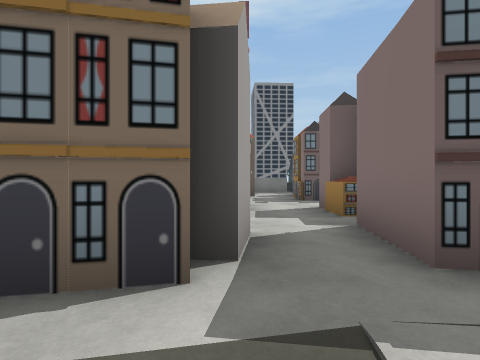
View 1 (above)

24 first-person views from a walk through a scene from a Unity 3-D project. The camera is 1.2 m above the floor, looks level and sees 80° across. The floor is counted in squares, 2 m on a side. Each view is taken from the middle of a square. On the plan, view 1 faces up. The plan holds only what a view shows up to about 9 squares ahead; the rest is blank. The place goes on beyond the plan. Some animated figures are left out. Some surface patterns are stand-ins.

View 2
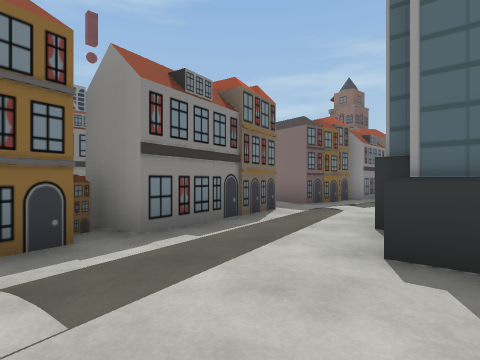

View 3
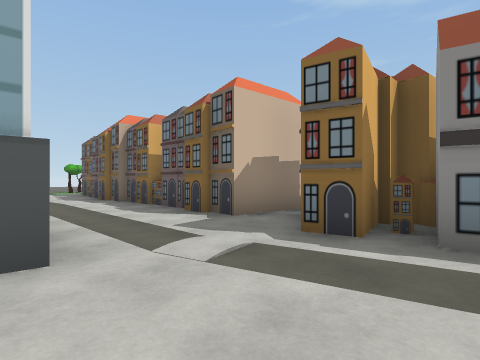

View 4
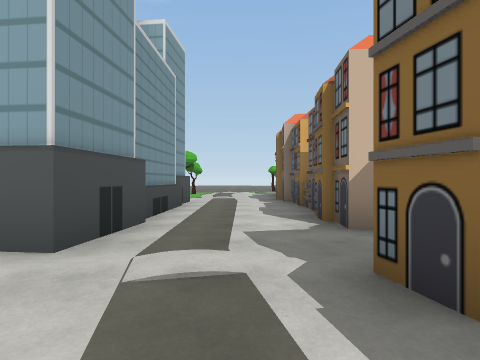

View 5
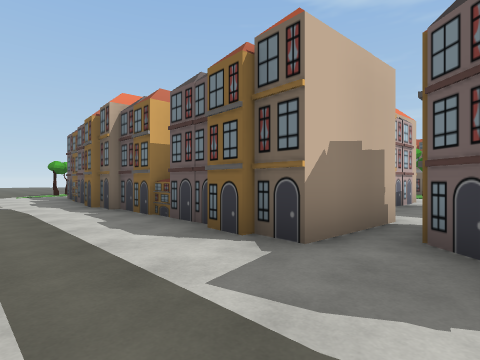

View 6
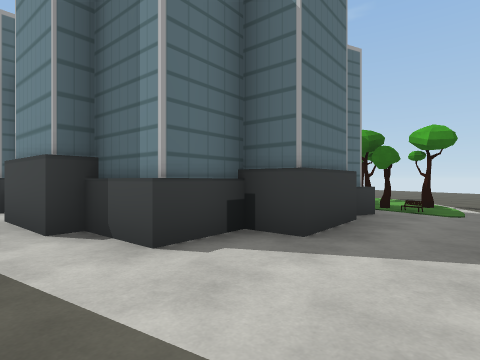

View 7
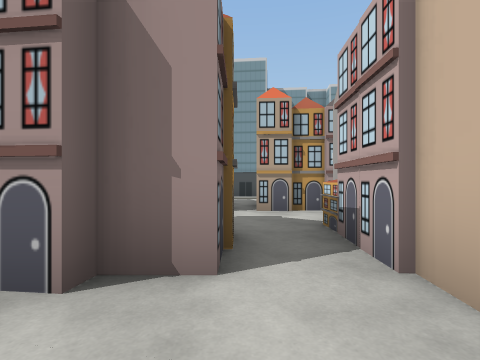

View 8
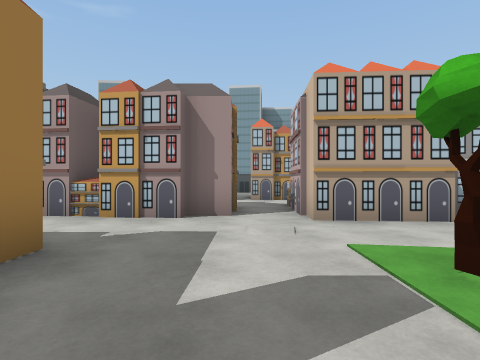

View 9
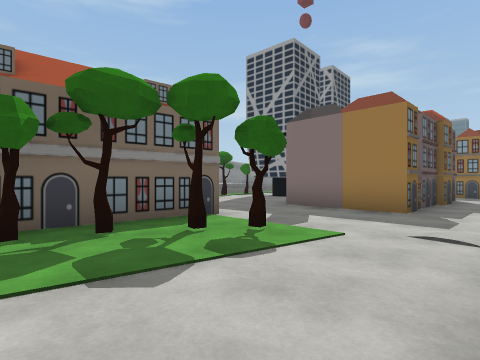

View 10
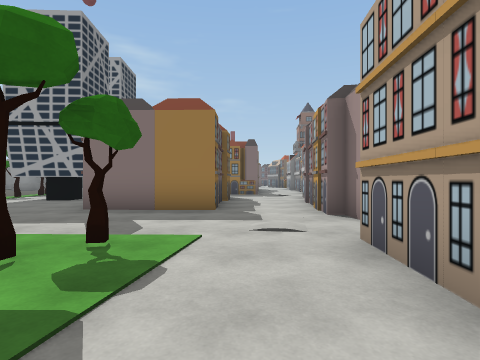

View 11
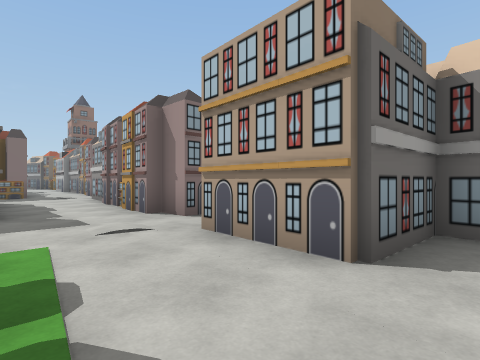

View 12
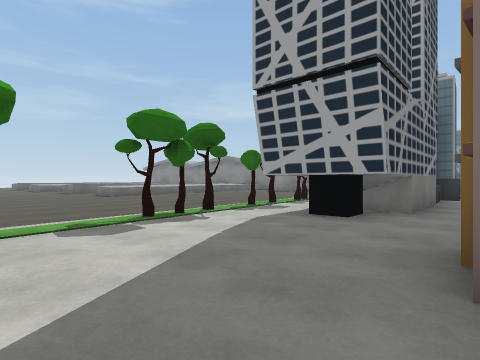

View 13
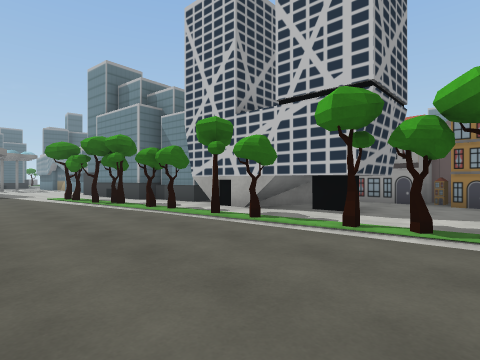

View 14
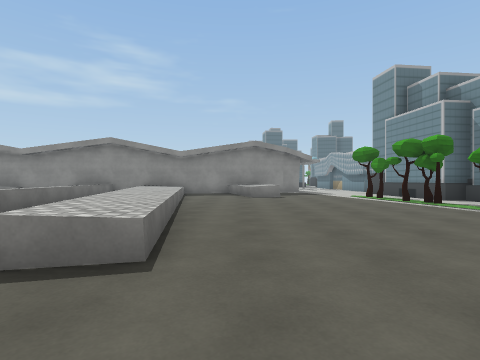

View 15
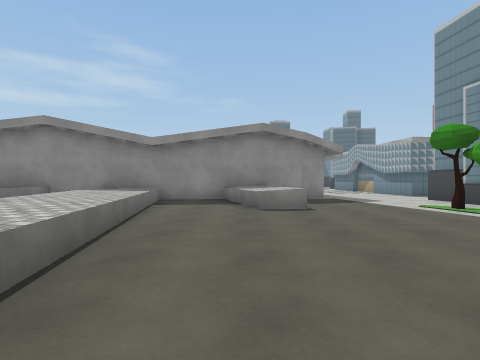

View 16
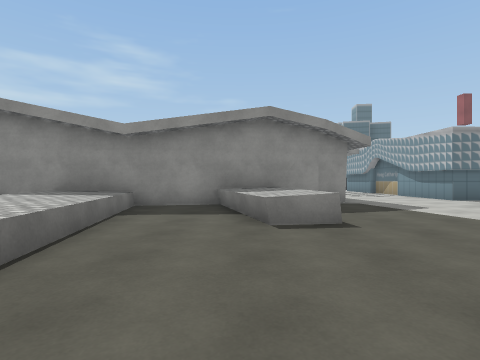

View 17
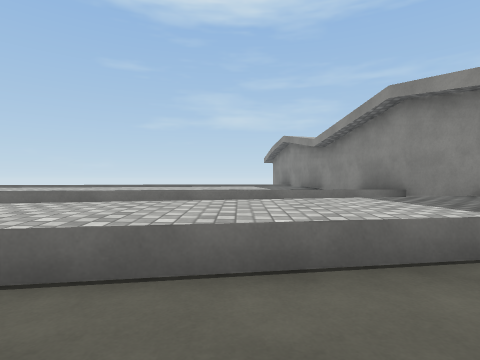

View 18
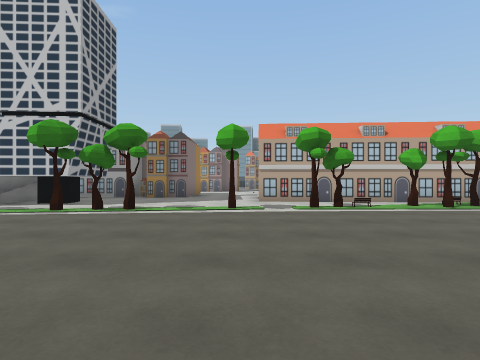

View 19
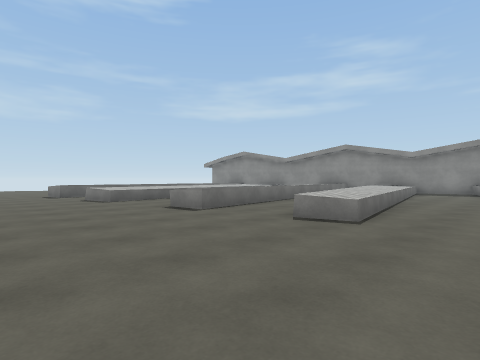

View 20
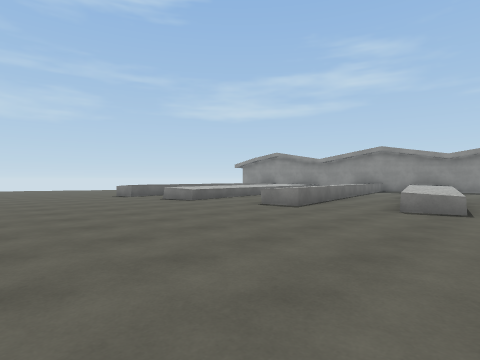

View 21
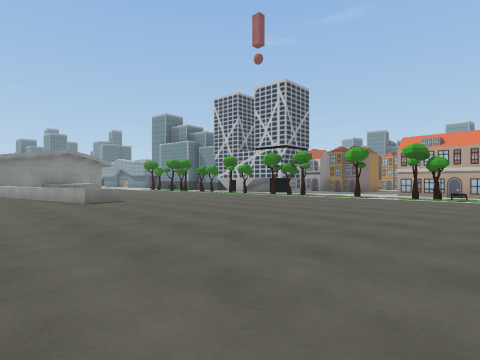

View 22
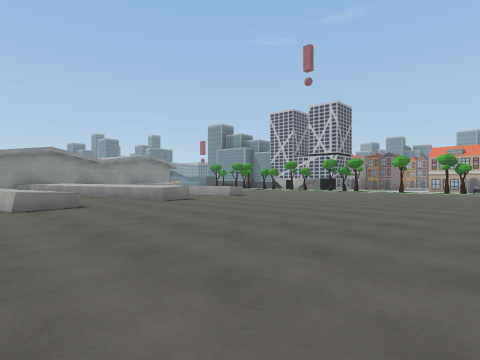

View 23
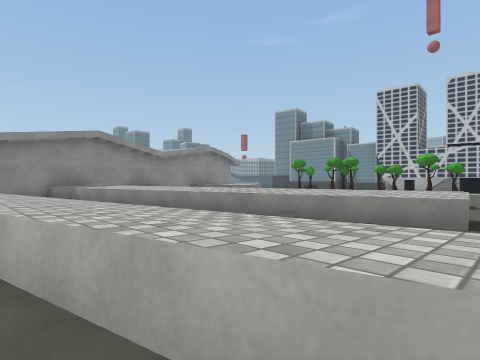

View 24
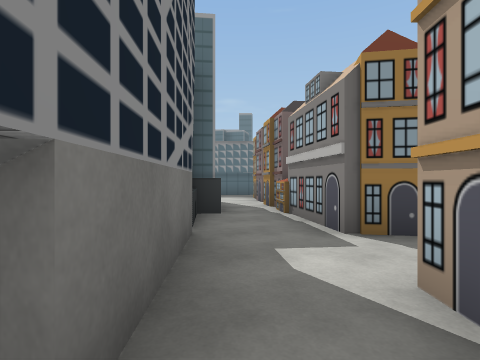

### Floor plan
Key: @ floor where view 1 was taken; # wall or solid block; . floor; ^ raised ledge; T tree; O other object.
Columns run from 10 left of view 1 to 11 right of it. Each row starts with its distance up from view 1.
 31 ..........^^^^^^^^#
 30 .......^^^^^^^..  #
 29 .......^..       .#
 28 ........... .^^^^^#
 27 .........^^^^^^^^  #
 26 ........^^^.    ..^#
 25 .............^^^^^^#
 24 .........^^^^^^^^..#
 23 ........^^^........#
 22 .................^^#
 21 ................^^^##
 20  ...................#
 19  ....................
 18 ...............T......
 17 .........TTTTTTTT.....
 16 T.T.T.TTT......####...
 15 T.......#####O##  O  #
 14 #O#O....####### O
 13 O # ..............
 12 O##O..OOO#O..#OOOO
 11 TTT...####  O O
 10 ...T..OOO O
  9 ........OO..O
  8 .OOO........O
  7 .#O##OOOO#...
  6 OOO#O O#   .O
  5   O..  #  ..O
  4    .. O   ..O
  3   OOO O   O.O
  2 #OO#.OO OO#.OO
  1 O..O.##.......
  0 ..........@.
 -1 ........O##.O
 -2 ###O#...##
 -3      ..##
 -4      ..#
 -5      ..O
 -6       .TO
 -7       .TT
 -8       ..O
 -9       ...O
-10       ...
-11       ..

Where each view was taken, in squares from view 1:
view 1: 0 up, 0 right, facing up
view 2: 2 down, 5 left, facing up-right
view 3: 2 down, 3 left, facing up-left
view 4: 0 up, 3 left, facing left
view 5: 1 down, 5 left, facing up-left
view 6: 0 up, 5 left, facing down-right
view 7: 9 up, 6 left, facing down
view 8: 12 up, 6 left, facing down
view 9: 8 up, 10 left, facing up-right
view 10: 9 up, 10 left, facing right
view 11: 10 up, 10 left, facing down-right
view 12: 12 up, 6 left, facing up-right
view 13: 20 up, 4 left, facing down-right
view 14: 22 up, 4 left, facing right
view 15: 22 up, 0 right, facing right
view 16: 22 up, 2 right, facing right
view 17: 22 up, 5 right, facing up
view 18: 22 up, 6 left, facing down
view 19: 21 up, 6 left, facing up-right
view 20: 22 up, 8 left, facing up-right
view 21: 26 up, 10 left, facing down-right
view 22: 31 up, 10 left, facing down-right
view 23: 31 up, 3 left, facing down-right
view 24: 13 up, 1 left, facing right
